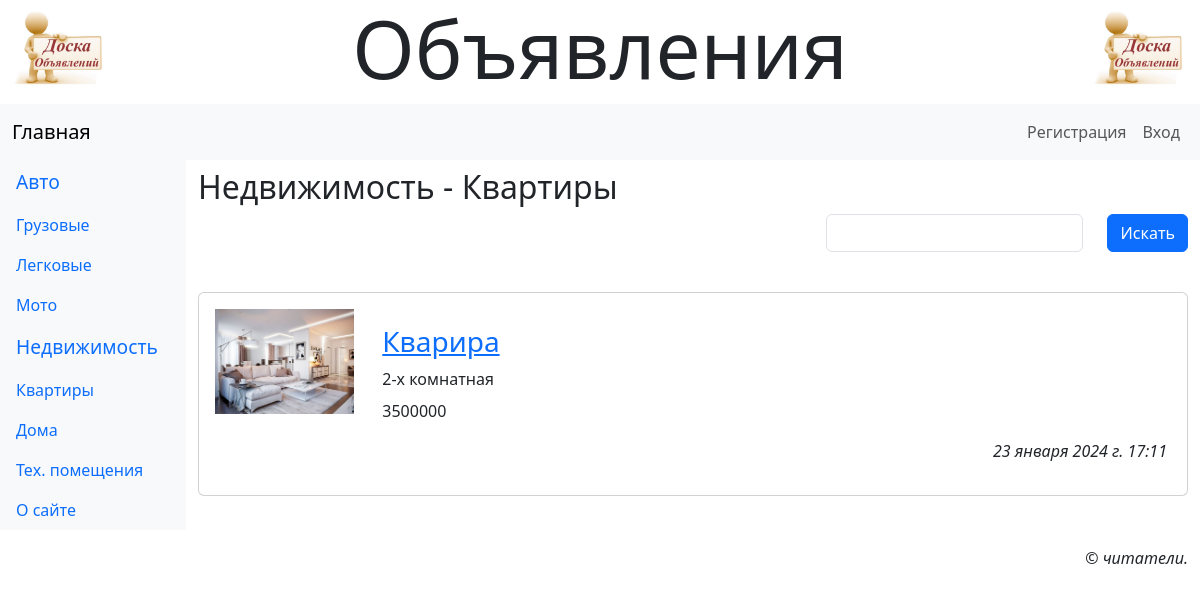
Page /2/ on the committed database.
### main/models.py (models this page shows, shortened)
class Rubric(models.Model):
    name = models.CharField(max_length=20, unique=True, verbose_name='Название')
    order = models.SmallIntegerField(default=0, db_index=True, verbose_name='Порядок')
    super_rubric = models.ForeignKey('SuperRubric', on_delete=models.PROTECT, null=True, blank=True,
                                     verbose_name='Надрубрика')

class Bb(models.Model):
    rubric = models.ForeignKey(SubRubric, on_delete=models.PROTECT, verbose_name='Рубрика')
    title = models.CharField(max_length=40, verbose_name='Товар')
    content = models.TextField(verbose_name='Описание')
    price = models.IntegerField(default=0, verbose_name='Цена')
    contacts = models.TextField(verbose_name='Контакты')
    image = models.ImageField(blank=True, verbose_name='Изображение', upload_to=get_timesamp_path)
    author = models.ForeignKey(AdvUser, on_delete=models.CASCADE, verbose_name='Автор')
    is_active = models.BooleanField(default=True, db_index=True, verbose_name='Выводить в списке?')
    created_at = models.DateTimeField(auto_now_add=True, db_index=True, verbose_name='Опубликовано')
    class Meta:
        verbose_name_plural = 'Объявления'
        verbose_name = 'Объявление'
        ordering = ['-created_at']

### main/views.py (the view)
# urls.py: path('<int:pk>/', rubric_bbs, name='rubric_bbs'),
def rubric_bbs(request, pk):
    rubric = get_object_or_404(SubRubric, pk=pk)
    bbs = Bb.objects.filter(is_active=True, rubric=pk)
    if 'keyword' in request.GET:
        keyword = request.GET('keyword')
        q = Q(title__icontains=keyword) | Q(content__icontains=keyword)
        bbs = bbs.filter(q)
    else:
        keyword = ''
    form = SearchForm(initial={'keyword': keyword})
    paginator = Paginator(bbs, 2)
    if 'page' in request.GET:
        page_num = request.GET['page']
    else:
        page_num = 1
    page = paginator.get_page(page_num)
    context = {'rubric': rubric, 'page': page, 'bbs': page.object_list, 'form': form}
    return render(request, 'main/rubric_bbs.html', context)

### main/forms.py
class SearchForm(forms.Form):
    keyword = forms.CharField(required=False, max_length=25, label="")

### main/models.py (called while the page is built)
    def get_queryset(self):
        return super().get_queryset().filter(super_rubric__isnull=False)

    def __str__(self):
        return '%s - %s' % (self.super_rubric.name, self.name)

### main/templates/main/rubric_bbs.html (shortened to what this page needs)
{% extends 'layout/basic.html' %}
{% load thumbnail %}
{% load static %}
{% load django_bootstrap5 %}
{% block content %}
    <h2 class="mb-2">{{ rubric }}</h2>
    <form class="row row-cols-md-auto justify-content-end">
        {% bootstrap_field form.keyword show_label=False wrapper_class='col-12' %}
        <div class="col-12">
            {% bootstrap_button 'Искать' %}
        </div>
    </form>
    {% if bbs %}
        <div class="vstack gap-3 my-4">
            {% for bb in bbs %}
                <div class="card">
                    {% url 'main:bb_detail' rubric_pk=rubric.pk pk=bb.pk as url %}
                    <div class="row p-3">
                        <a class="col-md-2" href="{{ url }}{{ all }}">
                            {% if bb.image %}
                                <img class="img-fluid" src="{% thumbnail bb.image 'default' %}">
                            {% else %}
                                <img class="img-fluid" src="{% static 'main/empty.jpg' %}">
                            {% endif %}
                        </a>
                        <div class="col-md-10 card-body">
                            <h3 class="card-title"><a href="{{ url }}{{ all }}">{{ bb.title }}</a> </h3>
                            <div class="card-text mb-2">
                                {{ bb.content }}
                            </div>
                            <p class="card-text fw-fold">{{ bb.price }}</p>
                            <p class="card-text text-end fst-italic">{{ bb.created_at }}</p>
                        </div>
                    </div>
                </div>
            {% endfor %}
        </div>
    {% endif %}
{% endblock %}

### main/templates/layout/basic.html (shortened to what this page needs)
{% load django_bootstrap5 %}
{% load static %}
<!DOCTYPE html>
<html lang="en">
<head>
    {% bootstrap_css %}
    <link rel="stylesheet" type="text/css" href="{% static 'main/style.css' %}">
</head>
<body class="container-fluid">
  <header class="mb4">
    <h1 class="display-1 text-center">Объявления</h1>
  </header>
  <nav class="row navbar navbar-expand-md bg-light">
    <div class="col container">
      <a class="navbar-brand" href="{% url 'main:index' %}">Главная</a>
      <div class="collapse navbar-collapse justify-content-end" id="navbarNav">
        <div class="navbar-nav">
          {% if user.is_authenticated %}
          <div class="nav-item dropdown">
            <a class="nav-link dropdown-toggle" data-bs-toggle="dropdown" href="#">Профиль</a>
            <div class="dropdown-menu" style="left:-125px">
              <a class="dropdown-item" href="{% url 'main:profile' %}">Мои объявления</a>
              <a class="dropdown-item" href="{% url 'main:profile_edit' %}">Изменить личные данные</a>
              <a class="dropdown-item" href="{% url 'main:password_edit' %}">Изменить пароль</a>
              <hr class="dropdown-divider">
              <form class="px-3" method="post" action="{% url 'main:logout' %}">
                {% csrf_token %}
                {% bootstrap_button 'Выйти' button_class='btn-danger' %}
              </form>
              <hr class="dropdown-divider">
              <a class="dropdown-item" href="{% url 'main:profile_delete' %}">Удалить</a>
            </div>
          </div>
          {% else %}
            <a class="nav-link" href="{% url 'main:register' %}">Регистрация</a>
            <a class="nav-link" href="{% url 'main:login' %}">Вход</a>
          {% endif %}
        </div>
      </div>
    </div>
  </nav>
  <div class="row">
    <nav class="col-md-auto nav flex-column bg-light">
      {% for rubric in rubrics %}
        {% ifchanged rubric.super_rubric.pk %}
          <span class="nav-link root">{{ rubric.super_rubric.name }}</span>
        {% endifchanged %}
        <a class="nav-link" href="{% url 'main:rubric_bbs' pk=rubric.pk %}">
          {{ rubric.name }}
        </a>
      {% endfor %}
      <a class="nav-link" href="{% url 'main:other' page='about' %}">О сайте</a>
    </nav>
    <main class="col py-2">
      {% block content %}
      {% endblock %}
    </main>
  </div>
  <footer class="mt-3">
    <p class="text-end fst-italic">&copy; читатели.</p>
  </footer>
</body>
</html>

### main/static/main/style.css (style rules this page uses)
header h1 { background: url("bg.jpg") left / auto 100% no-repeat, url(bg.jpg) right / auto 100% no-repeat; }
.root { font-size: larger; }

### rows in the picture
Rubric: super_rubric.name "Авто", name "Грузовые"
Rubric: name "Легковые"
Rubric: name "Мото"
Rubric: super_rubric.name "Недвижимость", name "Квартиры", super_rubric+name "Недвижимость - Квартиры"
Rubric: name "Дома"
Rubric: name "Тех. помещения"
Bb: image (picture), title "Кварира", content "2-х комнатная", price "3500000", created_at "23 января 2024 г. 17:11"
